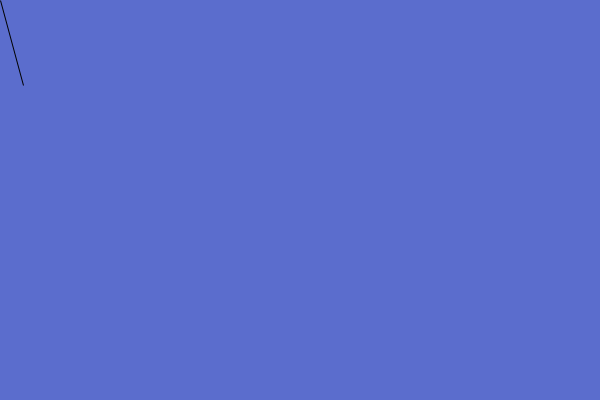
Frame 1 (no input)
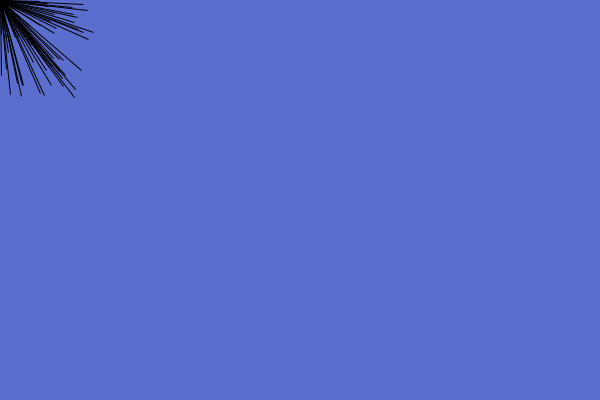
Frame 60 (the mouse pressed at the canvas centre just before this capture)
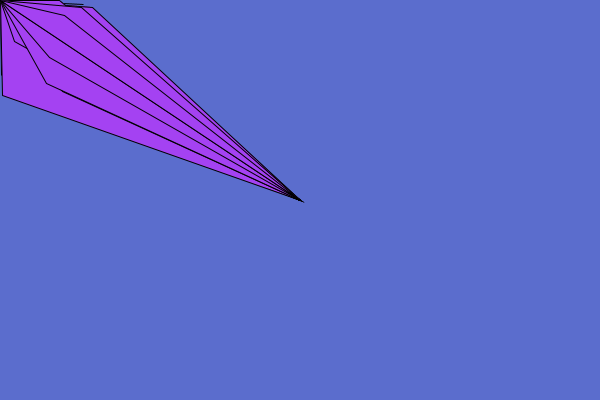
Frame 120 (the mouse held since frame 60 and released just before this capture)

The Processing sketch that drew these frames (run headless with seeded random() and noise(); from frame 60 on, the mouse is pressed at the canvas centre):

// Processing sketch: processing_148366
// ── processing_148366.pde

void setup()
{
  size(600,400);
  background(91,109,205); 
  fill(random(255),random(255),random(255));
}

void draw()
{
  triangle(mouseX,mouseY,  random(100),random(100), 0,0);
  frameRate(100);
}  
void mousePressed()
{
  background(random(255),random(255),random(255));  
}
void keyPressed()
{
 fill(random(255),random(255),random(255));
}
